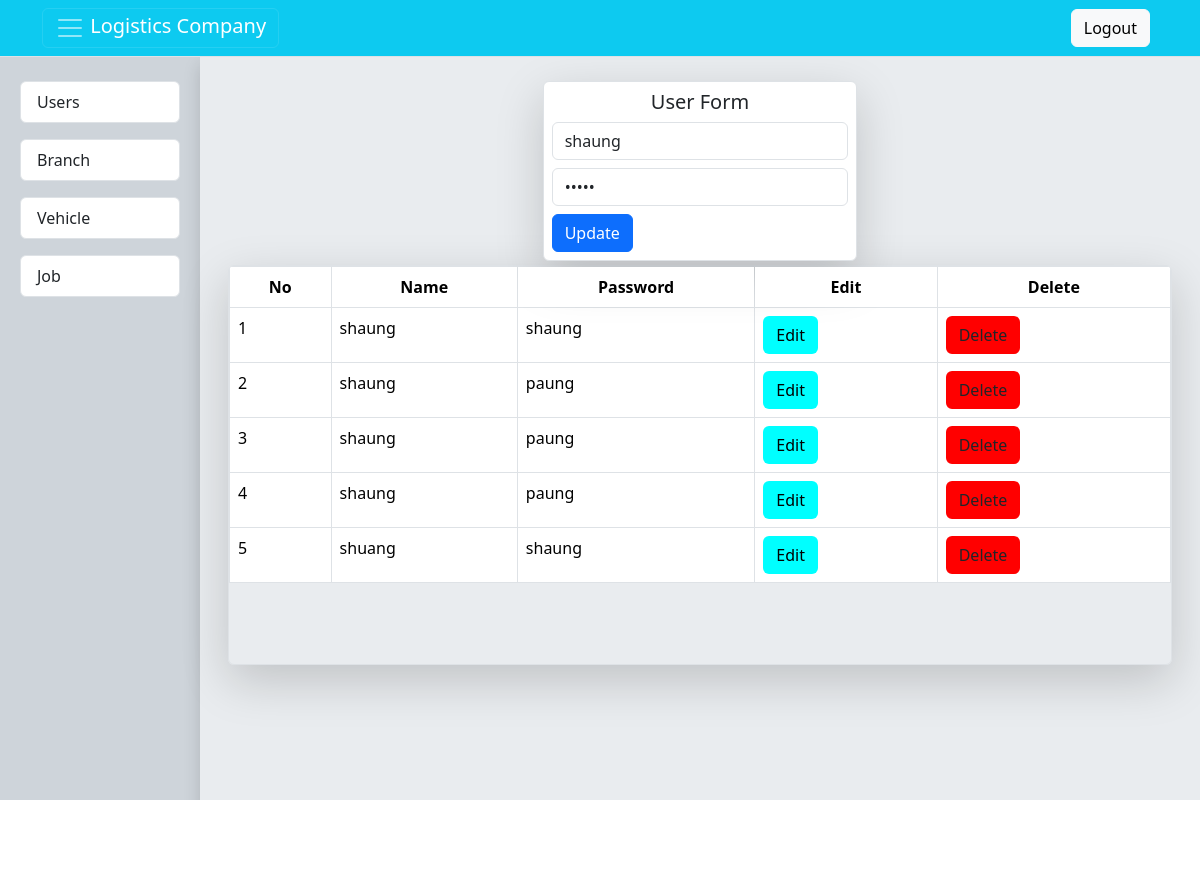
Page /index.php?userID=5 on the committed database.
### tables this page shows
CREATE TABLE `users` (
  `userID` int(11) NOT NULL,
  `username` varchar(50) DEFAULT NULL,
  `password` varchar(255) DEFAULT NULL
);

### index.php (the view, shortened to what this page needs)
<?php
include ('db.php');
?>
<!DOCTYPE html>
<html lang="en">
<head>
    <link rel="stylesheet" href="https://cdn.jsdelivr.net/npm/bootstrap@5.3.2/dist/css/bootstrap.min.css"
 />
    <link rel="stylesheet" href="mainStyle.css" />
</head>
<body>
    <header>
        <nav class="navbar navbar-dark bg-info border-bottom border-body">
            <div class="container">
                <button class="navbar-toggler" type="button" data-bs-toggle="collapse" data-bs-target="#navbarNav"
                    aria-controls="navbarNav" aria-expanded="false" aria-label="Toggle navigation">
                    <span class="navbar-toggler-icon"></span>
                    <span class="text-white">Logistics Company</span>
                </button>
                <div class="d-flex justify-content-center">
                    <a class="btn btn-light ms-1 me-2 text-de custom-hover-bg custom-hover-text custom-hover-shadow"
                        id="logoutButton" href="logout.php">Logout</a>
                </div>
            </div>
        </nav>
    </header>
    <div class="main-container d-flex">
        <div class="navContainer container-sm col-md-2 bg-dark-subtle">
            <ul class="list-group mt-3 mb-3">
                <a href="index.php">
                    <li class="list-group-item m-2 rounded custom-hover-bg custom-hover-text custom-hover-shadow">Users
                    </li>
                </a>
                <a href="branch.php">
                    <li class="list-group-item m-2 rounded custom-hover-bg custom-hover-text custom-hover-shadow">Branch
                    </li>
                </a>
                <a href="vehicle.php">
                    <li class="list-group-item m-2 rounded custom-hover-bg custom-hover-text custom-hover-shadow">
                        Vehicle
                    </li>
                </a>
                <a href="job.php">
                    <li class="list-group-item m-2 rounded custom-hover-bg custom-hover-text custom-hover-shadow">Job
                    </li>
                </a>
            </ul>
        </div>
        <div class="main bg-body-secondary shadow p-3 mb-5 col-md-10 container-xxl">
            <div class="container-xl  align-items-center p2 border-body mt-2 mb-2">
                <span class="d-flex justify-content-center">
                    <div class="branch-form shadow-lg col-md-4 p-2 border rounded bg-white">
                        <h5 id="toggle-form" class="text-center ">User Form</h5>
                        <?php
                        if (isset($_GET['userID'])) {
                            $id = $_GET['userID'];
                            $sql = "SELECT * FROM users WHERE userID = '$id'";
                            $result = mysqli_query($conn, $sql);
                            $row = mysqli_fetch_array($result);
                            ?>
                            <form method="POST" id="job-form" action="userUpdate.php">
                                <input value="<?php echo $row['username'] ?>" type="text" class="form-control mb-2"
                                    placeholder="Enter Name" name="username" />
                                <input value="<?php echo $row['password'] ?>" type="password" class="form-control mb-2"
                                    placeholder="Enter password" name="password" />
                                <button class="btn btn-primary">Update</button>
                            </form>
                        <?php } ?>
                    </div>
                </span>
                <div class="table-container border rounded shadow-lg mt-1">
                    <div class="main-page rounded">
                        <table class="table table-bordered ">
                            <thead class="rounded sticky-top">
                                <tr>
                                    <th class="text-center" scope="col">No</th>
                                    <th class="text-center" scope="col">Name</th>
                                    <th class="text-center" scope="col">Password</th>
                                    <th class="text-center" scope="col">Edit</th>
                                    <th class="text-center" scope="col">Delete</th>
                                </tr>
                            </thead>
                            <tbody id="jobTable" class="rounded">
                                <?php
                                $sql = "SELECT * FROM users";
                                $result = mysqli_query($conn, $sql);
                                $count = 1;
                                while ($row = mysqli_fetch_assoc($result)) {
                                    ?>
                                    <tr>
                                        <td><?php echo $count++; ?></td>
                                        <td><?php echo $row['username']; ?></td>
                                        <td><?php echo $row['password']; ?></td>
                                        <td><a href="index.php?userID=<?php echo $row['userID']; ?>"
                                                class="btn edit edit-bg">Edit</a></td>
                                        <td><a href="userDelete.php?userID=<?php echo $row['userID']; ?>"
                                                class="btn delete delete-bg">Delete</a></td>
                                    </tr>
                                    <?php
                                }
                                ?>
                            </tbody>
                        </table>
                    </div>
                </div>
            </div>
        </div>
</body>
</html>

### mainStyle.css (style rules this page uses)
body, html { height: 100%; margin: 0; overflow: hidden; }
.main-container, .main, .box-container, .report-container { height: 100%; }
.delete { background-color: rgb(255, 0, 0); color: black(63, 42, 165); }
.edit { background-color: rgb(0, 255, 255); color: black; }
.main-page { height: 200px; }
.table-container { max-width: 100%; height: 400px; overflow: auto; }
.branch-form { align-content: center; }
.list-group a { text-decoration: none; }
@media (min-width: 429px) and (max-width: 1366px) { .container { display: none; } }

### index.php (style rules this page uses)
.list-group a { text-decoration: none; color: black; }

### rows in the picture
users: username "shaung", password "paung"
users: username "shaung", password "shaung"
users: username "shaung", password "paung"
users: username "shaung", password "paung"
users: username "shuang", password "shaung"
